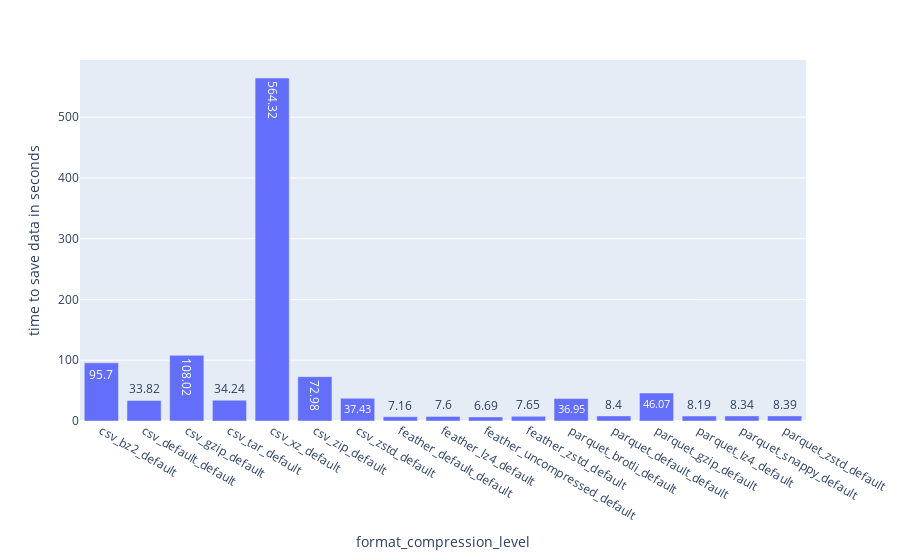

The cell this chart's notebook holds for it:
### Markdown cell above
## Insights

- best compression has
  - bz2
  - xz
  - brotli

## Next Steps

- check save times
- check read times

### Code cell
fig = px.bar(df_default_cl, x="method_compression_with_level", y="save_time", text_auto=True,
             labels={"save_time": "time to save data in seconds",
                     "method_compression_with_level": "format_compression_level"},)
fig.show()
fig.write_image("./plots_date/pandas_ff_bar_save_time.svg")

### Figure 1 — Plotly figure (JSON) as saved in the notebook; plotly's stock layout.template omitted (floating-point values rounded to 4 significant figures)
{"data": [{"alignmentgroup": "True", "hovertemplate": "format_compression_level=%{x}<br>time to save data in seconds=%{y}<extra></extra>", "legendgroup": "", "marker": {"color": "#636efa", "pattern": {"shape": ""}}, "name": "", "offsetgroup": "", "orientation": "v", "showlegend": false, "textposition": "auto", "texttemplate": "%{y}", "type": "bar", "x": ["csv_bz2_default", "csv_default_default", "csv_gzip_default", "csv_tar_default", "csv_xz_default", "csv_zip_default", "csv_zstd_default", "feather_default_default", "feather_lz4_default", "feather_uncompressed_default", "feather_zstd_default", "parquet_brotli_default", "parquet_default_default", "parquet_gzip_default", "parquet_lz4_default", "parquet_snappy_default", "parquet_zstd_default"], "xaxis": "x", "y": [95.7, 33.82, 108.0, 34.24, 564.3, 72.98, 37.43, 7.16, 7.6, 6.69, 7.65, 36.95, 8.4, 46.07, 8.19, 8.34, 8.39], "yaxis": "y"}], "layout": {"barmode": "relative", "legend": {"tracegroupgap": 0}, "margin": {"t": 60}, "xaxis": {"anchor": "y", "domain": [0, 1], "title": {"text": "format_compression_level"}}, "yaxis": {"anchor": "x", "domain": [0, 1], "title": {"text": "time to save data in seconds"}}}}
